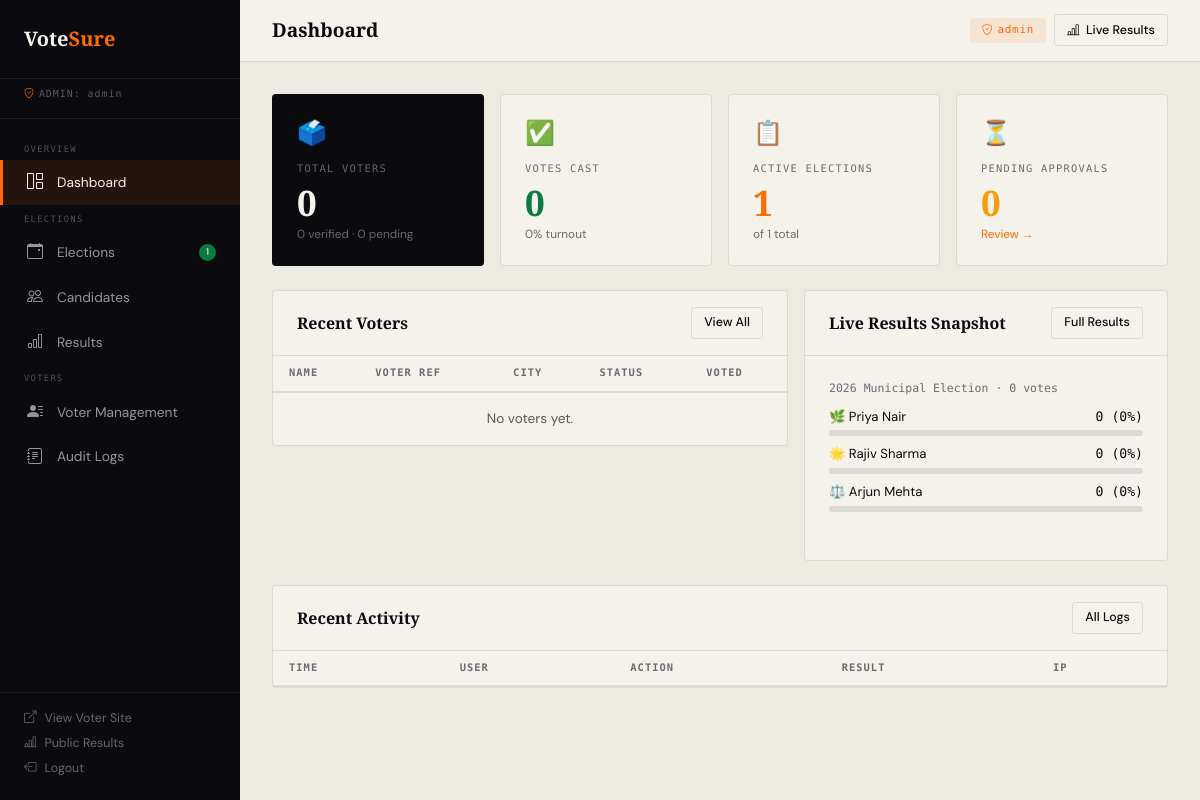
The app's page /admin_dashboard.php (signed in) with its own data.
### tables this page shows
CREATE TABLE IF NOT EXISTS candidates (
    id           INT AUTO_INCREMENT PRIMARY KEY,
    election_id  INT          NOT NULL,
    name         VARCHAR(150) NOT NULL,
    party        VARCHAR(150),
    symbol       VARCHAR(10),
    constituency VARCHAR(100),
    is_active    TINYINT(1)   DEFAULT 1,
    FOREIGN KEY (election_id) REFERENCES elections(id) ON DELETE CASCADE
);

### admin_dashboard.php (the view, shortened to what this page needs)
<?php
$db = getDB(); $page = $_GET['page'] ?? 'dashboard';
$stats=[
    'total_voters'=>(int)$db->query("SELECT COUNT(*) FROM voters")->fetchColumn(),
    'verified_voters'=>(int)$db->query("SELECT COUNT(*) FROM voters WHERE status='verified'")->fetchColumn(),
    'pending_voters'=>(int)$db->query("SELECT COUNT(*) FROM voters WHERE status='pending'")->fetchColumn(),
    'blocked_voters'=>(int)$db->query("SELECT COUNT(*) FROM voters WHERE status='blocked'")->fetchColumn(),
    'votes_cast'=>(int)$db->query("SELECT COUNT(*) FROM votes")->fetchColumn(),
    'active_elections'=>(int)$db->query("SELECT COUNT(*) FROM elections WHERE is_active=1")->fetchColumn(),
    'total_elections'=>(int)$db->query("SELECT COUNT(*) FROM elections")->fetchColumn(),
];
$voters=$db->query("SELECT * FROM voters ORDER BY id DESC LIMIT 200")->fetchAll();
$results=$db->query("SELECT c.id,c.name,c.party,c.symbol,c.constituency,e.title AS election_title,e.id AS eid,e.is_active AS election_active,(SELECT COUNT(*) FROM votes v WHERE v.candidate_id=c.id) AS votes FROM candidates c LEFT JOIN elections e ON c.election_id=e.id ORDER BY e.id,votes DESC")->fetchAll();
?>
<!DOCTYPE html>
<html lang="en">
<head>
<link href="https://cdn.jsdelivr.net/npm/bootstrap@5.3.3/dist/css/bootstrap.min.css" rel="stylesheet"/>
<link href="https://cdn.jsdelivr.net/npm/bootstrap-icons@1.11.3/font/bootstrap-icons.min.css" rel="stylesheet"/>
</head>
<body>
<aside class="sidebar" id="sidebar">
  <div class="sidebar-brand"><div class="sb-logo">Vote<span>Sure</span></div></div>
  <div class="sb-admin"><i class="bi bi-shield-check me-1" style="color:var(--saffron)"></i>ADMIN: <?= htmlspecialchars($_SESSION['admin_username']) ?></div>
  <nav class="sidebar-nav">
    <div class="nav-sec">Overview</div>
    <div class="nav-item"><a href="?page=dashboard" class="<?= $page==='dashboard'?'active':'' ?>"><i class="bi bi-grid-1x2"></i> Dashboard</a></div>
    <div class="nav-sec">Elections</div>
    <div class="nav-item"><a href="?page=elections" class="<?= $page==='elections'?'active':'' ?>"><i class="bi bi-calendar-event"></i> Elections<?php if($stats['active_elections']>0):?><span style="margin-left:auto;background:var(--green);color:#fff;border-radius:10px;padding:1px 7px;font-size:.6rem"><?=$stats['active_elections']?></span><?php endif;?></a></div>
    <div class="nav-item"><a href="?page=candidates" class="<?= $page==='candidates'?'active':'' ?>"><i class="bi bi-people"></i> Candidates</a></div>
    <div class="nav-item"><a href="?page=results" class="<?= $page==='results'?'active':'' ?>"><i class="bi bi-bar-chart"></i> Results</a></div>
    <div class="nav-sec">Voters</div>
    <div class="nav-item"><a href="?page=voters" class="<?= $page==='voters'?'active':'' ?>"><i class="bi bi-person-lines-fill"></i> Voter Management</a></div>
    <div class="nav-item"><a href="?page=logs" class="<?= $page==='logs'?'active':'' ?>"><i class="bi bi-journal-text"></i> Audit Logs</a></div>
  </nav>
  <div class="sb-foot">
    <a href="register.php" target="_blank"><i class="bi bi-box-arrow-up-right"></i> View Voter Site</a>
    <a href="results.php" target="_blank"><i class="bi bi-bar-chart-line"></i> Public Results</a>
    <a href="?logout=1" onclick="return confirm('Log out?')"><i class="bi bi-box-arrow-left"></i> Logout</a>
  </div>
</aside>
<div class="main-content">
  <div class="topbar">
    <div class="d-flex align-items-center gap-2">
      <span class="topbar-title"><?php $t=['dashboard'=>'Dashboard','elections'=>'Elections','candidates'=>'Candidates','results'=>'Results','voters'=>'Voter Management','logs'=>'Audit Logs']; echo $t[$page]??'Dashboard'; ?></span>
    </div>
    <div class="d-flex gap-2 align-items-center">
      <span class="admin-pill"><i class="bi bi-shield-check me-1"></i><?= htmlspecialchars($_SESSION['admin_username']) ?></span>
      <a href="results.php" target="_blank" class="btn-vs btn-outline btn-sm-vs"><i class="bi bi-bar-chart-line"></i> Live Results</a>
    </div>
  </div>
  <div class="content-body">
<?php if($page==='dashboard'): ?>
<div class="row g-3 mb-4">
  <div class="col-sm-6 col-xl-3"><div class="stat-card dark"><div class="stat-icon">🗳️</div><div class="stat-label dk">Total Voters</div><div class="stat-num"><?= number_format($stats['total_voters']) ?></div><div class="stat-sub" style="color:rgba(245,242,235,.4)"><?=$stats['verified_voters']?> verified · <?=$stats['pending_voters']?> pending</div></div></div>
  <div class="col-sm-6 col-xl-3"><div class="stat-card"><div class="stat-icon">✅</div><div class="stat-label">Votes Cast</div><div class="stat-num" style="color:var(--green)"><?= number_format($stats['votes_cast']) ?></div><div class="stat-sub"><?=$stats['total_voters']>0?round($stats['votes_cast']/$stats['total_voters']*100,1):0?>% turnout</div></div></div>
  <div class="col-sm-6 col-xl-3"><div class="stat-card"><div class="stat-icon">📋</div><div class="stat-label">Active Elections</div><div class="stat-num" style="color:var(--saffron)"><?=$stats['active_elections']?></div><div class="stat-sub">of <?=$stats['total_elections']?> total</div></div></div>
  <div class="col-sm-6 col-xl-3"><div class="stat-card"><div class="stat-icon">⏳</div><div class="stat-label">Pending Approvals</div><div class="stat-num" style="color:#f59e0b"><?=$stats['pending_voters']?></div><div class="stat-sub"><a href="?page=voters" style="color:var(--saffron);text-decoration:none">Review →</a></div></div></div>
</div>
<div class="row g-3">
  <div class="col-lg-7">
    <div class="sec-card">
      <div class="sch"><span class="sct">Recent Voters</span><a href="?page=voters" class="btn-vs btn-outline btn-sm-vs">View All</a></div>
      <table class="vs-table"><thead><tr><th>Name</th><th>Voter Ref</th><th>City</th><th>Status</th><th>Voted</th></tr></thead><tbody>
      <?php foreach(array_slice($voters,0,8) as $v):?>
      <tr><td><strong><?=htmlspecialchars($v['first_name'].' '.$v['last_name'])?></strong><br><small style="color:var(--muted);font-size:.74rem"><?=htmlspecialchars($v['email'])?></small></td><td style="font-family:'DM Mono',monospace;font-size:.74rem"><?=htmlspecialchars($v['voter_ref'])?></td><td><?=htmlspecialchars($v['city'])?></td>
      <td><?=$v['status']==='verified'?'<span class="bv bg">✓ Verified</span>':($v['status']==='blocked'?'<span class="bv br">Blocked</span>':'<span class="bv bo">Pending</span>')?></td>
      <td><?=$v['has_voted']?'<span class="bv bg">✓</span>':'<span class="bv bgy">—</span>'?></td></tr>
      <?php endforeach; if(empty($voters)):?><tr><td colspan="5" class="text-center text-muted py-3">No voters yet.</td></tr><?php endif;?>
      </tbody></table>
    </div>
  </div>
  <div class="col-lg-5">
    <div class="sec-card">
      <div class="sch"><span class="sct">Live Results Snapshot</span><a href="?page=results" class="btn-vs btn-outline btn-sm-vs">Full Results</a></div>
      <div class="scb">
        <?php $byEl=[]; foreach($results as $r) $byEl[$r['election_title']][]=$r;
        if(empty($byEl)):?><div class="text-center text-muted py-4" style="font-size:.86rem"><i class="bi bi-bar-chart" style="font-size:2rem;display:block;margin-bottom:.5rem"></i>No votes yet.</div>
        <?php else: foreach($byEl as $et=>$cands): $total=array_sum(array_column($cands,'votes'));?>
        <div class="mb-4"><div style="font-size:.72rem;font-family:'DM Mono',monospace;color:var(--muted);margin-bottom:.6rem"><?=htmlspecialchars($et)?> · <?=$total?> votes</div>
        <?php foreach($cands as $c): $pct=$total>0?round($c['votes']/$total*100,1):0;?>
        <div class="mb-2"><div class="d-flex justify-content-between" style="font-size:.82rem"><span><?=htmlspecialchars(($c['symbol']??'').' '.$c['name'])?></span><span style="font-family:'DM Mono',monospace"><?=$c['votes']?> (<?=$pct?>%)</span></div>
        <div class="vote-bar"><div class="vote-bar-fill" style="width:<?=$pct?>%;background:<?=$c===reset($cands)?'var(--green)':'var(--saffron)'?>"></div></div></div>
        <?php endforeach;?></div>
        <?php endforeach; endif;?>
      </div>
    </div>
  </div>
</div>
<div class="sec-card">
  <div class="sch"><span class="sct">Recent Activity</span><a href="?page=logs" class="btn-vs btn-outline btn-sm-vs">All Logs</a></div>
  <table class="vs-table"><thead><tr><th>Time</th><th>User</th><th>Action</th><th>Result</th><th>IP</th></tr></thead></table>
</div>
<?php endif;?>
  </div>
</div>
</body></html>

### admin_dashboard.php (style rules this page uses)
:root { --saffron:#FF6B00;--saffron-d:#e05a00;--ink:#0a0a0f;--ink-soft:#1c1c24;--paper:#f5f2eb;--paper-dim:#edeae2;--green:#0A7A3E;--green-l:#12a352;--muted:#6b6b72;--rule:rgba(10,10,15,0.1);--sidebar-w:240px; }
* { box-sizing:border-box;margin:0;padding:0; }
body { font-family:'DM Sans',sans-serif;background:var(--paper-dim);color:var(--ink);min-height:100vh;display:flex; }
.sidebar { width:var(--sidebar-w);background:var(--ink);color:var(--paper);display:flex;flex-direction:column;position:fixed;top:0;left:0;bottom:0;z-index:100;overflow-y:auto; }
.sidebar-brand { padding:1.5rem;border-bottom:1px solid rgba(245,242,235,0.08); }
.sb-logo { font-family:'Playfair Display',serif;font-size:1.25rem;font-weight:900;color:var(--paper); }
.sb-logo span { color:var(--saffron); }
.sb-admin { padding:.5rem 1.5rem 1rem;font-family:'DM Mono',monospace;font-size:0.62rem;letter-spacing:.1em;color:rgba(245,242,235,0.35);border-bottom:1px solid rgba(245,242,235,0.08); }
.sidebar-nav { padding:1rem 0;flex:1; }
.nav-sec { font-family:'DM Mono',monospace;font-size:0.55rem;letter-spacing:.15em;color:rgba(245,242,235,0.3);padding:.5rem 1.5rem .25rem;text-transform:uppercase; }
.nav-item a { display:flex;align-items:center;gap:.75rem;padding:.65rem 1.5rem;font-size:.86rem;color:rgba(245,242,235,.6);text-decoration:none;transition:all .2s;border-left:3px solid transparent; }
.nav-item a.active { color:var(--paper);background:rgba(255,107,0,.1);border-left-color:var(--saffron); }
.nav-item a i { font-size:1rem;width:18px; }
.sb-foot { padding:1rem 1.5rem;border-top:1px solid rgba(245,242,235,.08); }
.sb-foot a { font-size:.78rem;color:rgba(245,242,235,.4);text-decoration:none;display:flex;align-items:center;gap:.5rem;margin-bottom:.4rem; }
.main-content { margin-left:var(--sidebar-w);flex:1;min-height:100vh;display:flex;flex-direction:column; }
.topbar { background:var(--paper);border-bottom:1px solid var(--rule);padding:.9rem 2rem;display:flex;align-items:center;justify-content:space-between;position:sticky;top:0;z-index:50; }
.topbar-title { font-family:'Playfair Display',serif;font-size:1.2rem;font-weight:900; }
.admin-pill { background:rgba(255,107,0,.1);color:var(--saffron);padding:.25rem .75rem;border-radius:2px;font-family:'DM Mono',monospace;font-size:.68rem;letter-spacing:.07em; }
.content-body { padding:2rem;flex:1; }
.stat-card { background:var(--paper);border:1px solid var(--rule);border-radius:4px;padding:1.3rem 1.5rem; }
.stat-card.dark { background:var(--ink);color:var(--paper); }
.stat-label { font-family:'DM Mono',monospace;font-size:.65rem;letter-spacing:.12em;text-transform:uppercase;color:var(--muted);margin-bottom:.5rem; }
.stat-label.dk { color:rgba(245,242,235,.4); }
.stat-num { font-family:'Playfair Display',serif;font-size:2.2rem;font-weight:900;line-height:1; }
.stat-sub { font-size:.74rem;color:var(--muted);margin-top:.4rem; }
.stat-icon { font-size:1.5rem;margin-bottom:.6rem; }
.sec-card { background:var(--paper);border:1px solid var(--rule);border-radius:4px;margin-bottom:1.5rem; }
.sch { padding:1rem 1.5rem;border-bottom:1px solid var(--rule);display:flex;align-items:center;justify-content:space-between;flex-wrap:wrap;gap:.5rem; }
.sct { font-family:'Playfair Display',serif;font-size:1rem;font-weight:900; }
.scb { padding:1.5rem; }
.btn-vs { display:inline-flex;align-items:center;gap:.4rem;font-family:'DM Sans',sans-serif;font-size:.84rem;font-weight:500;padding:.6rem 1.2rem;border-radius:3px;border:none;cursor:pointer;text-decoration:none;transition:all .2s; }
.btn-outline { background:transparent;color:var(--ink);border:1.5px solid var(--rule); }
.btn-sm-vs { padding:.35rem .75rem;font-size:.78rem; }
.vs-table { width:100%;border-collapse:collapse;font-size:.85rem; }
.vs-table th { font-family:'DM Mono',monospace;font-size:.65rem;letter-spacing:.1em;text-transform:uppercase;color:var(--muted);padding:.6rem 1rem;border-bottom:2px solid var(--rule);text-align:left;font-weight:600; }
.vs-table td { padding:.75rem 1rem;border-bottom:1px solid var(--rule);vertical-align:middle; }
.vs-table tr:last-child td { border-bottom:none; }
.vote-bar { height:6px;background:var(--rule);border-radius:3px;overflow:hidden;margin-top:4px; }

### records on screen
candidates: symbol+name "🌿 Priya Nair", votes "0", pct "0"
candidates: symbol+name "🌟 Rajiv Sharma", votes "0", pct "0"
candidates: symbol+name "⚖️ Arjun Mehta", votes "0", pct "0"

### other values on screen
$_SESSION['admin_username'] "admin"
$stats['active_elections'] "1"
$t[$page] "Dashboard"
$stats['total_voters'] "0"
$stats['verified_voters'] "0"
$stats['pending_voters'] "0"
$stats['votes_cast'] "0"
$stats['total_elections'] "1"
$et "2026 Municipal Election"
$total "0"
